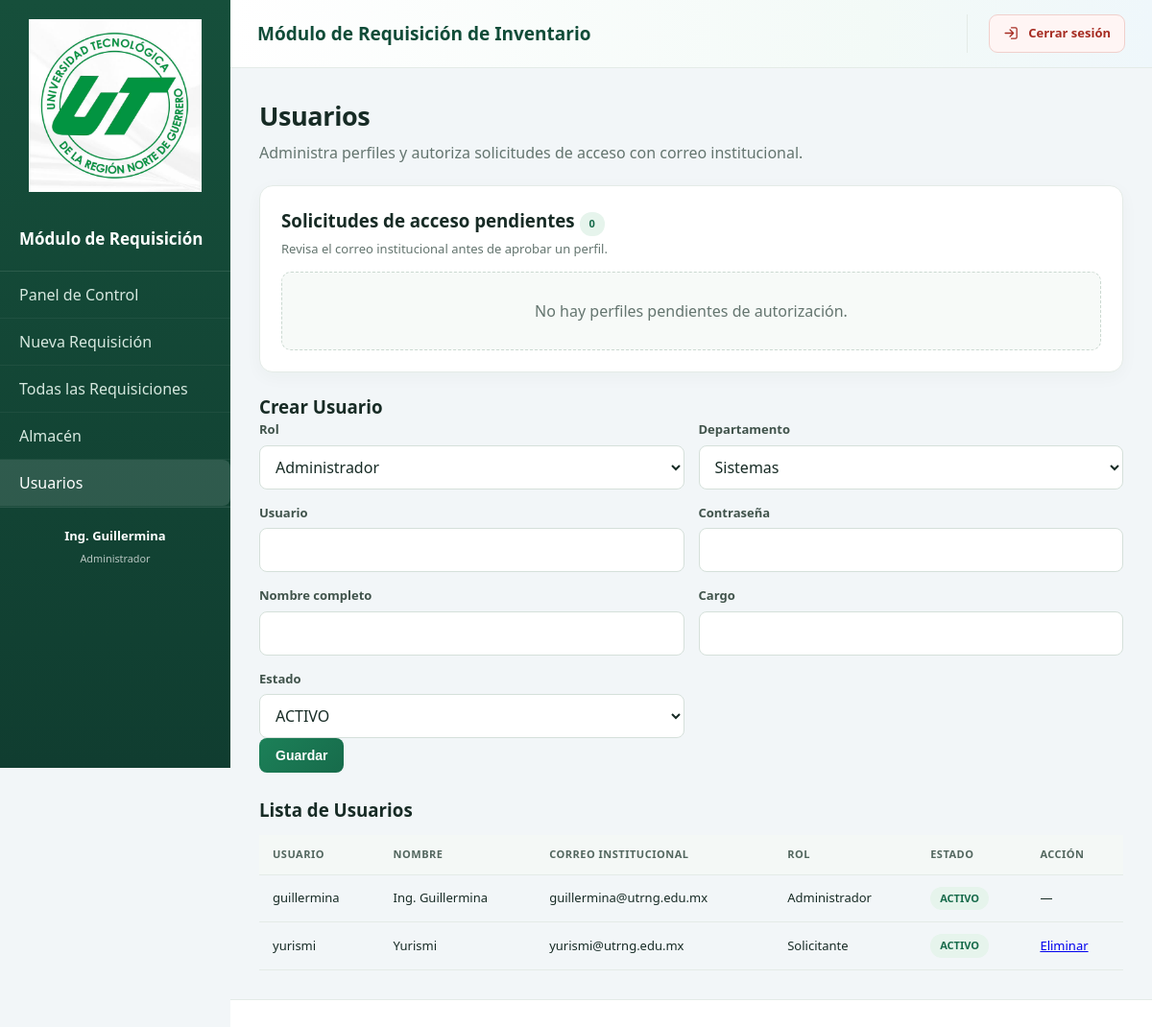
The page /usuarios.php (signed in) on the database its author committed.
### tables this page shows
CREATE TABLE usuario (
    id_usuario INT AUTO_INCREMENT PRIMARY KEY,
    id_rol INT NOT NULL,
    id_departamento INT NOT NULL,
    usuario VARCHAR(50) NOT NULL UNIQUE,
    contrasena VARCHAR(255) NOT NULL,
    nombre_completo VARCHAR(150) NOT NULL,
    cargo VARCHAR(100),
    correo_institucional VARCHAR(150),
    estado ENUM('ACTIVO','INACTIVO','PENDIENTE') DEFAULT 'PENDIENTE',
    fecha_creacion DATETIME DEFAULT CURRENT_TIMESTAMP,
    FOREIGN KEY (id_rol) REFERENCES rol(id_rol),
    FOREIGN KEY (id_departamento) REFERENCES departamento(id_departamento)
);

CREATE TABLE rol (
    id_rol INT AUTO_INCREMENT PRIMARY KEY,
    nombre_rol VARCHAR(50) NOT NULL UNIQUE
);

### session.php (called while the page is built, shortened)
<?php
function esAdmin() {
    return isset($_SESSION['es_admin']) && $_SESSION['es_admin'] === true;
}

### usuario.php (called while the page is built, shortened)
<?php
class Usuario {
    private $conn;
    private $table = "usuario";
    public function __construct($db) {
        $this->conn = $db;
    }
    public function getAll() {
        $query = "SELECT u.*, r.nombre_rol, d.nombre_departamento
                  FROM " . $this->table . " u
                  INNER JOIN rol r ON u.id_rol = r.id_rol
                  INNER JOIN departamento d ON u.id_departamento = d.id_departamento
                  ORDER BY u.nombre_completo";
        $stmt = $this->conn->prepare($query);
        $stmt->execute();
        return $stmt;
    }
}

### usuarios.php (the view, shortened to what this page needs)
<?php
require_once 'header.php';
require_once 'session.php';
require_once 'Usuario.php';
$db = (new Database())->getConnection();
$user = new Usuario($db);
$user->id_usuario = $_SESSION['usuario_id'];
$roles = $db->query("SELECT * FROM rol")->fetchAll();
$deptos = $db->query("SELECT * FROM departamento")->fetchAll();
$rows = $user->getAll()->fetchAll();
$pendientes = array_values(array_filter($rows, function($u) { return $u['estado'] === 'PENDIENTE' && $u['nombre_rol'] === 'Solicitante'; }));
?>
<h2 class="page-title">Usuarios</h2>
<p class="page-subtitle">Administra perfiles y autoriza solicitudes de acceso con correo institucional.</p>
<section class="card">
  <h3>Solicitudes de acceso pendientes <span class="badge <?= $pendientes ? 'stock-bajo' : 'stock-disponible' ?>"><?= count($pendientes) ?></span></h3>
  <p style="color:#64756f;font-size:13px;margin-top:4px">Revisa el correo institucional antes de aprobar un perfil.</p>
  <?php if ($pendientes): ?>
  <div class="table-wrap"><table>
    <thead><tr><th>Nombre</th><th>Usuario</th><th>Correo institucional</th><th>Departamento</th><th>Acción</th></tr></thead>
    <tbody><?php foreach ($pendientes as $p): ?>
      <tr>
        <td><?= htmlspecialchars($p['nombre_completo']) ?></td>
        <td><?= htmlspecialchars($p['usuario']) ?></td>
        <td><?= htmlspecialchars($p['correo_institucional'] ?? '') ?></td>
        <td><?= htmlspecialchars($p['nombre_departamento']) ?></td>
        <td><form method="POST" onsubmit="return confirm('¿Aprobar el acceso de este solicitante?')"><input type="hidden" name="accion" value="aprobar"><input type="hidden" name="id_usuario" value="<?= (int)$p['id_usuario'] ?>"><button class="btn" type="submit" style="padding:6px 12px;font-size:12px">Aprobar perfil</button></form></td>
      </tr>
    <?php endforeach; ?></tbody>
  </table></div>
  <?php else: ?><div class="empty-state" style="margin-top:14px">No hay perfiles pendientes de autorización.</div><?php endif; ?>
</section>
<h3>Crear Usuario</h3>
<form method="POST">
  <div style="display:grid;grid-template-columns:1fr 1fr;gap:15px;">
    <div><label>Rol</label><select name="id_rol" required><?php foreach ($roles as $r): ?><option value="<?= $r['id_rol'] ?>"><?= $r['nombre_rol'] ?></option><?php endforeach; ?></select></div>
    <div><label>Departamento</label><select name="id_departamento" required><?php foreach ($deptos as $d): ?><option value="<?= $d['id_departamento'] ?>"><?= $d['nombre_departamento'] ?></option><?php endforeach; ?></select></div>
    <div><label>Usuario</label><input type="text" name="usuario" required></div>
    <div><label>Contraseña</label><input type="password" name="contrasena" required></div>
    <div><label>Nombre completo</label><input type="text" name="nombre_completo" required></div>
    <div><label>Cargo</label><input type="text" name="cargo"></div>
    <div><label>Estado</label><select name="estado"><option>ACTIVO</option><option>INACTIVO</option></select></div>
  </div>
  <button type="submit" class="btn">Guardar</button>
</form>
<h3 style="margin-top:25px;">Lista de Usuarios</h3>
<div class="table-wrap"><table>
  <thead><tr><th>Usuario</th><th>Nombre</th><th>Correo institucional</th><th>Rol</th><th>Estado</th><th>Acción</th></tr></thead>
  <tbody>
    <?php foreach ($rows as $u): ?>
    <tr>
      <td><?= htmlspecialchars($u['usuario']) ?></td>
      <td><?= htmlspecialchars($u['nombre_completo']) ?></td>
      <td><?= htmlspecialchars($u['correo_institucional'] ?? '—') ?></td>
      <td><?= htmlspecialchars($u['nombre_rol']) ?></td>
      <td><span class="badge <?= $u['estado'] === 'ACTIVO' ? 'stock-disponible' : ($u['estado'] === 'PENDIENTE' ? 'stock-bajo' : 'stock-agotado') ?>"><?= htmlspecialchars($u['estado']) ?></span></td>
      <td><?php if ($u['id_usuario'] != $_SESSION['usuario_id']): ?><a href="usuarios.php?eliminar=<?= $u['id_usuario'] ?>" onclick="return confirm('¿Eliminar?')">Eliminar</a><?php else: ?>—<?php endif; ?></td>
    </tr>
    <?php endforeach; ?>
  </tbody>
</table></div>
<?php require_once 'footer.php'; ?>

### header.php (shortened to what this page needs)
<?php
require_once 'session.php';
?>
<!DOCTYPE html>
<html lang="es">
<head>
</head>
<body>
  <aside class="sidebar">
    <div class="logo-sidebar" style="text-align:center; padding: 0 15px 20px;">
      <img src="logo.png" alt="Logo UTRNG" style="width: 100%; height: auto; max-width: 180px; margin-bottom: 10px;">
    </div>
    <h2>Módulo de Requisición</h2>
    <nav>
      <ul>
        <li><a href="index.php" class="<?= basename($_SERVER['PHP_SELF']) == 'index.php' ? 'active' : '' ?>">Panel de Control</a></li>
        <li><a href="nueva_requisicion.php" class="<?= basename($_SERVER['PHP_SELF']) == 'nueva_requisicion.php' ? 'active' : '' ?>">Nueva Requisición</a></li>
        <?php if (esAdmin()): ?>
          <li><a href="lista_requisiciones.php" class="<?= basename($_SERVER['PHP_SELF']) == 'lista_requisiciones.php' ? 'active' : '' ?>">Todas las Requisiciones</a></li>
          <li><a href="almacen.php" class="<?= basename($_SERVER['PHP_SELF']) == 'almacen.php' ? 'active' : '' ?>">Almacén</a></li>
          <li><a href="usuarios.php" class="<?= basename($_SERVER['PHP_SELF']) == 'usuarios.php' ? 'active' : '' ?>">Usuarios</a></li>
        <?php else: ?>
          <li><a href="mis_requisiciones.php" class="<?= basename($_SERVER['PHP_SELF']) == 'mis_requisiciones.php' ? 'active' : '' ?>">Mis Requisiciones</a></li>
        <?php endif; ?>
      </ul>
    </nav>
    <div class="user">
      <b><?= htmlspecialchars($_SESSION['nombre_completo']) ?></b>
      <small><?= htmlspecialchars($_SESSION['nombre_rol']) ?></small>
    </div>
  </aside>
  <div class="topbar">
    <h1><?= APP_NAME ?></h1>
    <div class="topbar-actions">
      <a href="logout.php" class="btn-logout" aria-label="Cerrar sesión">
        <svg viewBox="0 0 24 24" fill="none" aria-hidden="true"><path d="M10 17l5-5-5-5M15 12H3m9-8h6a2 2 0 0 1 2 2v12a2 2 0 0 1-2 2h-6" stroke="currentColor" stroke-width="1.8" stroke-linecap="round" stroke-linejoin="round"/></svg>
        <span>Cerrar sesión</span>
      </a>
    </div>
  </div>
  <div class="main">

### footer.php
  </div>
  <footer style="margin-left:240px;padding:14px 20px;border-top:1px solid #e4ebe7;background:#fff;font-size:12px;color:#64756f;text-align:center;">
  </footer>
</body>
</html>

### header.php (style rules this page uses)
* { margin: 0; padding: 0; box-sizing: border-box; }
:root { --green:#176b4b; --green-dark:#104c38; --ink:#172b25; --muted:#64756f; --line:#e4ebe7; --surface:#fff; --bg:#f2f6f8; --red:#b42318; --amber:#a15c00; --blue:#2864a5; --teal:#087e8b; }
body { font-family: 'Segoe UI', Tahoma, Geneva, Verdana, sans-serif; background: var(--bg); color: var(--ink); line-height:1.5; }
.sidebar { width: 240px; background: linear-gradient(180deg,#164f3b,#103d30); color: #fff; position: fixed; height: 100vh; padding-top: 20px; }
.sidebar h2 { padding: 0 20px 20px; font-size: 17px; border-bottom: 1px solid rgba(255,255,255,0.1); color: #fff; }
.sidebar ul { list-style: none; padding: 0; }
.sidebar li { padding: 12px 20px; border-bottom: 1px solid rgba(255,255,255,0.05); }
.sidebar a { color: #d6e8df; text-decoration: none; display:block; margin:-12px -20px; padding:12px 20px; border-radius:0 8px 8px 0; }
.sidebar a:hover, .sidebar a.active { background: rgba(255,255,255,0.12); color: #fff; }
.sidebar .user { padding: 20px; border-top: 1px solid rgba(255,255,255,0.1); font-size: 13px; text-align: center; }
.sidebar .user b { display: block; color: #fff; margin-bottom: 4px; }
.sidebar .user small { color: rgba(255,255,255,0.7); }
.topbar { margin-left: 240px; background: linear-gradient(90deg,#fff 0%,#f3faf7 70%,#eff7fb 100%); padding: 15px 28px; border-bottom: 1px solid var(--line); display: flex; justify-content: space-between; align-items: center; }
.topbar h1 { font-size: 19px; color: var(--green-dark); }
.topbar-actions { display:flex;align-items:center;justify-content:flex-end;min-width:160px;padding-left:22px;border-left:1px solid var(--line); }
.topbar .btn-logout { display:inline-flex;align-items:center;gap:9px;padding:9px 14px;background:#fff5f4;color:#a62c22; border:1px solid #f0d0cc;border-radius:9px;font-size:13px;font-weight:700;text-decoration:none;white-space:nowrap;transition:.15s ease; }
.topbar .btn-logout svg { width:17px;height:17px; }
.main { margin-left: 240px; padding: 30px; min-height: calc(100vh - 60px); max-width:1600px; }
.page-title { font-size: 27px; margin-bottom: 6px; color: var(--ink); letter-spacing:-.4px; }
.page-subtitle { color:var(--muted); margin-bottom:22px; }
.card { background: var(--surface); padding: 22px; border: 1px solid var(--line); margin-bottom: 22px; border-radius: 14px; box-shadow:0 5px 18px rgba(20,55,40,.035); }
.btn { background: linear-gradient(135deg,#1c8058,#176b4b); color: #fff; padding: 10px 17px; border: none; border-radius: 8px; cursor: pointer; font-size: 14px; font-weight:600; text-decoration: none; display: inline-block; transition:.15s ease; }
.table-wrap { width:100%; overflow-x:auto; }
table { width: 100%; border-collapse: collapse; margin-top: 12px; }
th, td { border-bottom: 1px solid var(--line); padding: 12px 14px; text-align: left; font-size: 13px; }
th { background: #f4f8f6; color: #52665e; font-size:11px; text-transform:uppercase; letter-spacing:.5px; }
input, select, textarea { width:100%; padding:10px 12px; border:1px solid #d5e0da; border-radius:8px; color:var(--ink); background:#fff; font:inherit; }
label { display:block; font-size:13px; font-weight:600; color:#40534b; margin-bottom:6px; }
.stock-disponible { color:var(--green); background:#e6f4ec; }
.badge { display:inline-block; }
.badge { padding: 4px 10px; border-radius: 12px; font-size: 11px; font-weight: 700; }
.empty-state { padding:28px; text-align:center; background:#f7faf8; border:1px dashed #cbd9d1; border-radius:10px; color:var(--muted); }

### rows shown on the page
usuario: usuario "guillermina", nombre_completo "Ing. Guillermina", correo_institucional "guillermina@utrng.edu.mx", id_rol.nombre_rol "Administrador", estado "ACTIVO"
usuario: usuario "yurismi", nombre_completo "Yurismi", correo_institucional "yurismi@utrng.edu.mx", id_rol.nombre_rol "Solicitante", estado "ACTIVO"

### other values the page prints
$_SESSION['nombre_completo'] "Ing. Guillermina"
$_SESSION['nombre_rol'] "Administrador"
APP_NAME "Módulo de Requisición de Inventario"
count($pendientes) "0"
form field id_rol "Administrador"
form field id_departamento "Sistemas"
